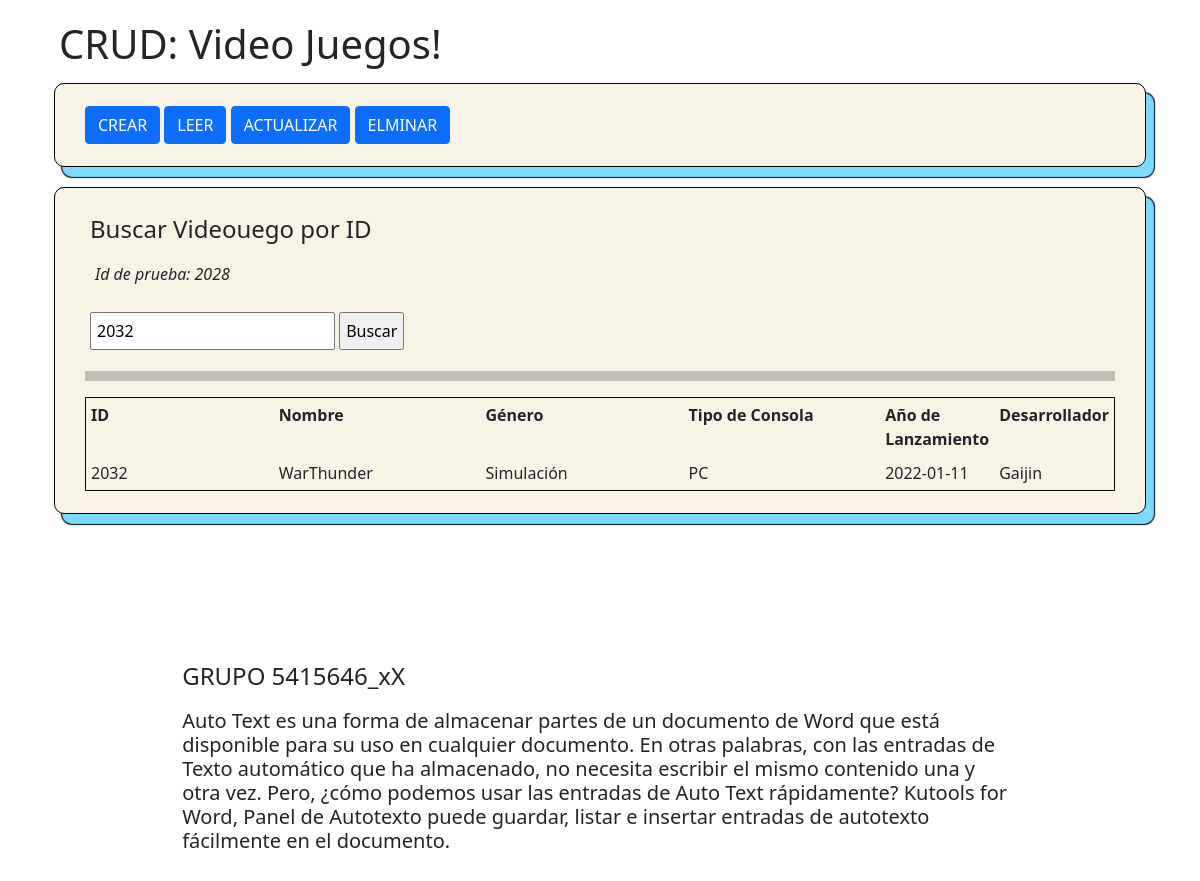
Screenshot of /proyecto/index.php?id=2032 with the database file from the repository.
### tables this page shows
CREATE TABLE `games` (
  `id` int(11) NOT NULL,
  `name` varchar(100) NOT NULL,
  `genero` varchar(250) NOT NULL,
  `console` varchar(30) NOT NULL,
  `añolanzamiento` date NOT NULL,
  `desarrollador` varchar(255) NOT NULL
);

### proyecto/index.php (the view, shortened to what this page needs)
<!DOCTYPE html>
<html lang="en">
<head>
    <link rel="stylesheet" href="estilos.css">
    <link href="https://cdn.jsdelivr.net/npm/bootstrap@5.1.3/dist/css/bootstrap.min.css" rel="stylesheet">
</head>
<body class="container">
    <div class="container-fluid" aling="center">
        <h1>CRUD: Video Juegos!</h1>
        <div class="formulario">
            <a class="btn btn-primary" href="crear.php">CREAR</a>
            <a class="btn btn-primary" href="leer.php">LEER</a>
            <a class="btn btn-primary" href="leer.php">ACTUALIZAR</a>
            <a class="btn btn-primary" href="leer.php">ELMINAR</a>
            <br>
        </div>
        <div class="formulario">
        <h4>Buscar Videouego por ID</h4>
            <p><i>Id de prueba: 2028</i></p>
            <form action="" method="GET">
                <input type="text" name="id" value="<?php if (isset($_GET['id'])) {
                                                        echo $_GET['id'];
                                                    } ?>">
                <input type="submit" value="Buscar">
            </form>
            <hr>
            <?php
            $con = mysqli_connect("localhost", "root", "unad2021", "crud");
            if (isset($_GET['id'])) {
                $id = $_GET['id'];
                $query = "SELECT * FROM games WHERE id='$id' ";
                $query_run = mysqli_query($con, $query);
                echo "<table>";
                echo "<thead>";
                echo "<tr>";
                echo "<th>ID</th>";
                echo "<th>Nombre</th>";
                echo "<th>Género</th>";
                echo "<th>Tipo de Consola</th>";
                echo "<th>Año de Lanzamiento</th>";
                echo "<th>Desarrollador</th>";
                echo "</tr>";
                echo "</thead>";
                while ($col = mysqli_fetch_array($query_run)) {
                    echo "<tbody>";
                    echo "<tr>";
                    echo "<td>" . $col['id'] . "</td><td>" . $col['name'] . "</td><td>" . $col['genero'] . "</td><td>" . $col['console']  . "</td><td>" . $col['añolanzamiento'] . "</td><td>" . $col['desarrollador'] . "</td>";
                    echo "</tr>";
                    echo "</tbody>";
                }
                echo "</table>";
            }
            ?>
        </div>
        <footer class="pie">
            <div class="pie">
                <h4>GRUPO 5415646_xX</h4>
                <h5>Auto Text es una forma de almacenar partes de un documento de Word que está disponible para su uso en cualquier documento. En otras palabras, con las entradas de Texto automático que ha almacenado, no necesita escribir el mismo contenido una y otra vez. Pero, ¿cómo podemos usar las entradas de Auto Text rápidamente? Kutools for Word, Panel de Autotexto puede guardar, listar e insertar entradas de autotexto fácilmente en el documento.</h5>
            </div>
        </footer>
    </div>
</body>
</html>

### proyecto/estilos.css (style rules this page uses)
* { padding: 5px; }
body { background-image: url("https://image.freepik.com/vector-gratis/fondo-formas-abstractas-verde-acuarela_23-2149080626.jpg"); background-repeat: no-repeat; background-size: cover; display: grid; align-items: center; justify-items: center; }
.formulario { width: auto; background: #f8f4e5; padding: 22px 30px; margin-top: 10px; margin-bottom: 20px; border: 1px solid black; border-radius: 10px; box-shadow: 8px 10px 1px #7bdaff, 8px 10px 1px 1px black; }
table { width: 100%; border: 1px solid #000; }
th, td { width: 25%; text-align: left; vertical-align: top; border: 1px solid #000; border-spacing: 0; }
.pie { align-content: left; border-radius: 9%; display: flex; flex-direction: row; flex-wrap: wrap; padding: 6%; }
.pie:nth-child(1) { border-radius: 9%; display: flex; flex-direction: row; flex-wrap: wrap; padding-left: 6% }

### rows the page displays
games: id "2032", name "WarThunder", genero "Simulación", console "PC", añolanzamiento "2022-01-11", desarrollador "Gaijin"
